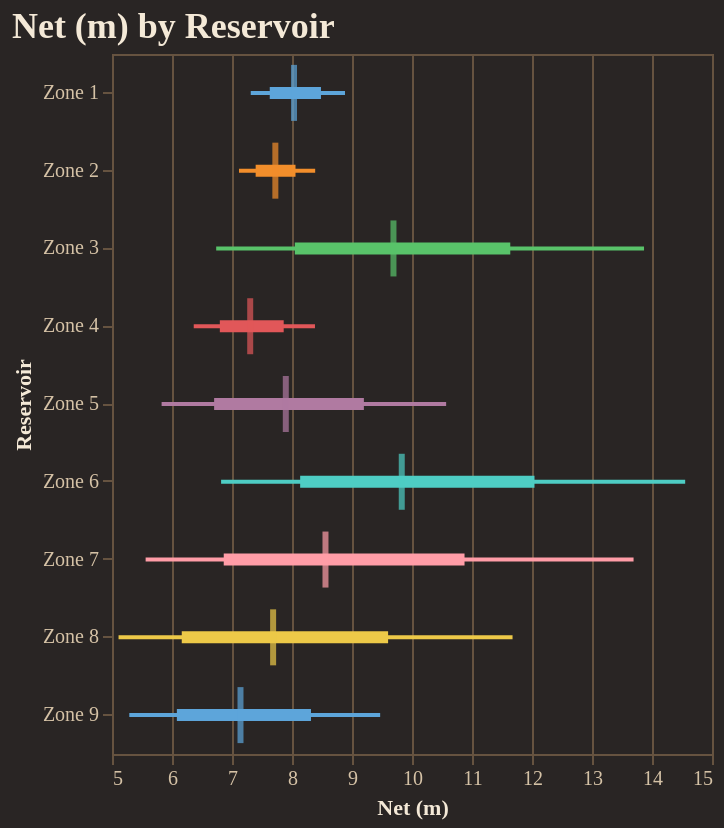

The notebook cell this image was saved under:
### Code cell
fig = reporter.plotter.forest_plot(
    "Net (m)", 
    backend=PLOTTING_BACKEND
)
fig.show()

### Figure 1 — Vega-Lite specification as saved in the notebook (floating-point values rounded to 4 significant figures)
{"config": {"background": "#292524", "view": {"fill": "#292524", "stroke": "#665340"}, "title": {"color": "#f4e9d7", "font": "Merriweather", "fontSize": 18, "fontWeight": 600, "subtitleColor": "#d5c2a6", "anchor": "start"}, "axis": {"domainColor": "#665340", "gridColor": "#665340", "tickColor": "#665340", "labelColor": "#d5c2a6", "titleColor": "#f4e9d7", "labelFont": "Merriweather", "titleFont": "Merriweather"}, "legend": {"titleColor": "#f4e9d7", "labelColor": "#d5c2a6", "labelFont": "Merriweather", "titleFont": "Merriweather", "orient": "top-right", "symbolType": "circle"}, "header": {"labelColor": "#d5c2a6", "titleColor": "#f4e9d7", "labelFont": "Merriweather", "titleFont": "Merriweather"}, "mark": {"color": "#c78d3b"}, "line": {"color": "#c78d3b"}, "bar": {"color": "#c78d3b"}, "point": {"color": "#ddb06d"}, "area": {"color": "#c78d3b", "opacity": 0.35}, "text": {"color": "#f4e9d7", "font": "Merriweather"}, "range": {"category": ["#5DA5DA", "#F28E2B", "#59C36A", "#E15759", "#B07AA1", "#4ECDC4", "#FF9DA7", "#EDC948"]}}, "layer": [{"mark": {"type": "rule", "strokeWidth": 2}, "encoding": {"color": {"field": "group", "legend": null, "type": "nominal"}, "x": {"field": "p10", "scale": {"zero": false}, "title": "Net (m)", "type": "quantitative"}, "x2": {"field": "p90"}, "y": {"field": "group", "sort": ["Zone 1", "Zone 2", "Zone 3", "Zone 4", "Zone 5", "Zone 6", "Zone 7", "Zone 8", "Zone 9"], "title": "Reservoir", "type": "nominal"}}}, {"mark": {"type": "rule", "strokeWidth": 6}, "encoding": {"color": {"field": "group", "legend": null, "type": "nominal"}, "x": {"field": "p25", "scale": {"zero": false}, "title": "Net (m)", "type": "quantitative"}, "x2": {"field": "p75"}, "y": {"field": "group", "sort": ["Zone 1", "Zone 2", "Zone 3", "Zone 4", "Zone 5", "Zone 6", "Zone 7", "Zone 8", "Zone 9"], "title": "Reservoir", "type": "nominal"}}}, {"mark": {"type": "tick", "color": "black", "size": 28, "thickness": 3}, "encoding": {"color": {"field": "group", "legend": null, "type": "nominal"}, "tooltip": [{"field": "group", "title": "Group", "type": "nominal"}, {"field": "p10", "title": "P10", "type": "quantitative"}, {"field": "p25", "title": "P25", "type": "quantitative"}, {"field": "median", "title": "Median", "type": "quantitative"}, {"field": "p75", "title": "P75", "type": "quantitative"}, {"field": "p90", "title": "P90", "type": "quantitative"}], "x": {"field": "median", "scale": {"zero": false}, "title": "Net (m)", "type": "quantitative"}, "y": {"field": "group", "sort": ["Zone 1", "Zone 2", "Zone 3", "Zone 4", "Zone 5", "Zone 6", "Zone 7", "Zone 8", "Zone 9"], "title": "Reservoir", "type": "nominal"}}}], "data": {"name": "data-2409363b3a5ca8b0d6bd0c7ce515f72f"}, "height": 350, "title": "Net (m) by Reservoir", "width": "container", "$schema": "https://vega.github.io/schema/vega-lite/v5.20.1.json", "datasets": {"data-2409363b3a5ca8b0d6bd0c7ce515f72f": [{"group": "Zone 1", "p10": 7.312, "p25": 7.629, "median": 8.034, "p75": 8.483, "p90": 8.883}, {"group": "Zone 2", "p10": 7.117, "p25": 7.394, "median": 7.722, "p75": 8.059, "p90": 8.386}, {"group": "Zone 3", "p10": 6.736, "p25": 8.047, "median": 9.691, "p75": 11.64, "p90": 13.87}, {"group": "Zone 4", "p10": 6.362, "p25": 6.797, "median": 7.303, "p75": 7.862, "p90": 8.383}, {"group": "Zone 5", "p10": 5.827, "p25": 6.702, "median": 7.897, "p75": 9.198, "p90": 10.57}, {"group": "Zone 6", "p10": 6.818, "p25": 8.136, "median": 9.829, "p75": 12.04, "p90": 14.55}, {"group": "Zone 7", "p10": 5.56, "p25": 6.862, "median": 8.558, "p75": 10.88, "p90": 13.69}, {"group": "Zone 8", "p10": 5.109, "p25": 6.163, "median": 7.685, "p75": 9.602, "p90": 11.68}, {"group": "Zone 9", "p10": 5.288, "p25": 6.081, "median": 7.142, "p75": 8.316, "p90": 9.469}]}}
